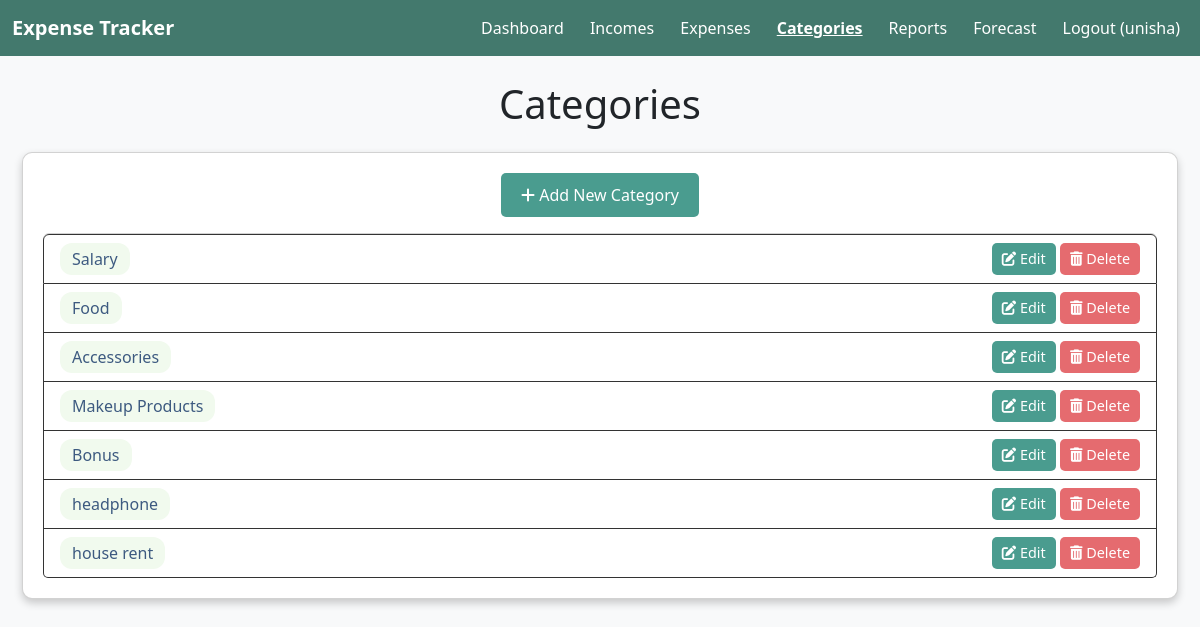
Page /tracker/categories/ (signed in) on the committed database.
### tracker/models.py (models this page shows, shortened)
class Category(models.Model):
    name = models.CharField(max_length=100)
    type = models.CharField(
        max_length=10,
        choices=[('income', 'Income'), ('expense', 'Expense')],
        default='expense'
    )
    user = models.ForeignKey(User, on_delete=models.CASCADE)

### tracker/views.py (the view)
# urls.py: path('categories/', views.category_list, name='category_list'),
@login_required
def category_list(request):
    categories = Category.objects.filter(user=request.user)
    return render(request, 'tracker/category_list.html', {'categories': categories})

### tracker/templates/tracker/category_list.html (shortened to what this page needs)
{% extends 'tracker/base.html' %}
{% block content %}
<link rel="stylesheet" href="https://cdnjs.cloudflare.com/ajax/libs/font-awesome/6.4.0/css/all.min.css">
<h1 class="text-center mb-4">Categories</h1>
<div class="card">
    <div class="text-center mb-3">
        <a href="{% url 'category_create' %}" class="btn"><i class="fas fa-plus"></i> Add New Category</a>
    </div>
    <ul class="list-group">
        {% for category in categories %}
        <li class="list-group-item">
            <span class="category-badge">{{ category.name }}</span>
            <span>
                <a href="{% url 'category_update' category.id %}" class="btn btn-sm" title="Edit">
                    <i class="fas fa-edit"></i> Edit
                </a>
                <a href="{% url 'category_delete' category.id %}" class="btn btn-sm btn-danger" title="Delete" onclick="return confirm('Are you sure you want to delete this category?');">
                    <i class="fas fa-trash-alt"></i> Delete
                </a>
            </span>
        </li>
        {% empty %}
        <li class="list-group-item empty-illustration">
            <i class="fas fa-folder-open"></i>
            <div>No categories found. Start by adding a new one!</div>
        </li>
        {% endfor %}
    </ul>
</div>
{% endblock %}

### tracker/templates/tracker/base.html (shortened to what this page needs)
<!DOCTYPE html>
<html>
<head>
    <link href="https://cdn.jsdelivr.net/npm/bootstrap@5.3.0/dist/css/bootstrap.min.css" rel="stylesheet">
</head>
<body>
    <nav class="navbar navbar-expand-lg">
        <div class="container-fluid">
            <a class="navbar-brand" href="{% url 'dashboard' %}">Expense Tracker</a>
            <div class="collapse navbar-collapse" id="navbarNav">
                <ul class="navbar-nav ms-auto">
                    {% if user.is_authenticated %}
                    <li class="nav-item"><a class="nav-link {% if request.resolver_match.url_name == 'dashboard' %}active{% endif %}" href="{% url 'dashboard' %}">Dashboard</a></li>
                    <li class="nav-item"><a class="nav-link {% if request.resolver_match.url_name == 'income_list' %}active{% endif %}" href="{% url 'income_list' %}">Incomes</a></li>
                    <li class="nav-item"><a class="nav-link {% if request.resolver_match.url_name == 'expense_list' %}active{% endif %}" href="{% url 'expense_list' %}">Expenses</a></li>
                    <li class="nav-item"><a class="nav-link {% if request.resolver_match.url_name == 'category_list' %}active{% endif %}" href="{% url 'category_list' %}">Categories</a></li>
                    <li class="nav-item"><a class="nav-link {% if request.resolver_match.url_name == 'reports' %}active{% endif %}" href="{% url 'reports' %}">Reports</a></li>
                    <li class="nav-item"><a class="nav-link {% if request.resolver_match.url_name == 'forecast' %}active{% endif %}" href="{% url 'forecast' %}">Forecast</a></li>
                    <li class="nav-item"><a class="nav-link" href="{% url 'logout' %}">Logout ({{ user.username }})</a></li>
                    {% endif %}
                </ul>
            </div>
        </div>
    </nav>
    <div class="container mt-4">
        {% block content %}
        {% endblock %}
    </div>
</body>
</html>

### tracker/templates/tracker/base.html (style rules this page uses)
body { background-color: #f8f9fa; }
.container { max-width: 1200px; }
.navbar { background-color: #43796D !important; }
.navbar-brand { font-weight: bold; color: #ffffff !important; }
.navbar .nav-link { color: #ffffff !important; font-weight: 500; margin-left: 10px; }
.navbar .nav-link.active { text-decoration: underline; font-weight: bold; }

### tracker/templates/tracker/category_list.html (style rules this page uses)
.card { background: #ffffff; border-radius: 10px; padding: 20px; margin: 10px; box-shadow: 0 4px 8px rgba(0, 0, 0, 0.2); transition: transform 0.2s; }
.btn { background-color: #4a9c8f; border: none; border-radius: 5px; padding: 10px 20px; color: #ffffff; }
.btn-danger { background-color: #e56b6f; }
.btn-sm { padding: 5px 10px; font-size: 0.9rem; }
.list-group-item { background-color: #ffffff; border-color: #333; display: flex; justify-content: space-between; align-items: center; }
.category-badge { background: #f1faee; color: #3d5a80; border-radius: 12px; padding: 4px 12px; font-size: 1rem; margin-right: 10px; }

### rows in the picture
Category: name "Salary"
Category: name "Food"
Category: name "Accessories"
Category: name "Makeup Products"
Category: name "Bonus"
Category: name "headphone"
Category: name "house rent"

### other values in the picture
{{ user.username }} "unisha"
